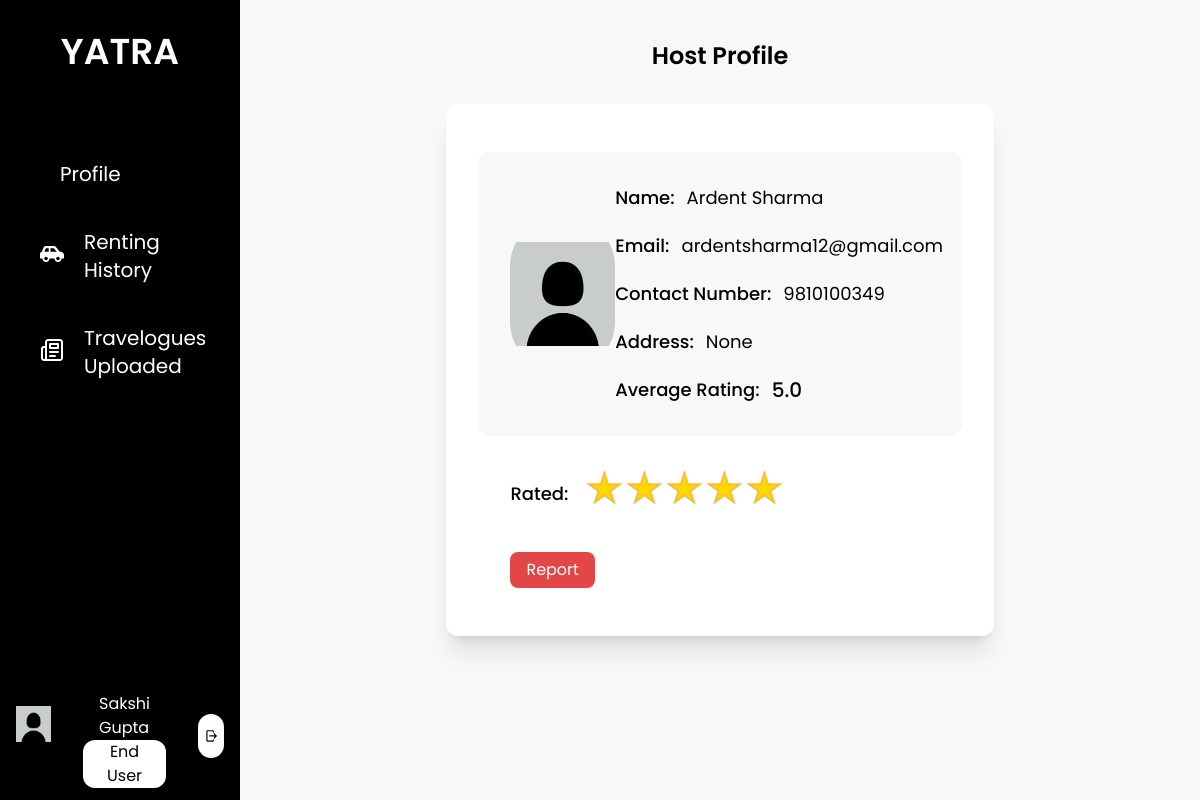
Page /viewprofilehost/11/26 (signed in) on the committed database.
### base/models.py (models this page shows, shortened)
class EndUser(models.Model):
    user = models.OneToOneField(User, on_delete=models.CASCADE, related_name="enduser")
    first_name = models.CharField(max_length=25)
    last_name = models.CharField(max_length=25)
    email = models.EmailField()
    phone_number = models.CharField(max_length=10)
    citizenship_id = models.CharField(max_length=20, null= True, blank=True)
    citizenship = models.ImageField(upload_to='enduser/profile',  default='default_photo.jpg')
    license_no = models.CharField(max_length=20, null= True, blank=True)
    license = models.ImageField(upload_to='enduser/profile',  default='default_photo.jpg')
    pic = models.ImageField(upload_to='enduser/profile', default='default_profile.jpg')
    is_approved = models.CharField(max_length=10, choices=status, default="Pending")
    is_blocked = models.BooleanField(default=False)

class Host(models.Model):
    user = models.OneToOneField(User, on_delete=models.CASCADE, related_name="host")
    first_name = models.CharField(max_length=25)
    last_name = models.CharField(max_length=25)
    email = models.EmailField()
    phone_number = models.CharField(max_length=10)
    address = models.CharField(max_length=100, null= True, blank=True)
    citizenship_id = models.CharField(max_length=20, null= True, blank=True)
    citizenship = models.ImageField(upload_to='host/profile', default='default_photo.jpg')
    pic = models.ImageField(upload_to='host/profile', default='default_profile.jpg')
    is_approved = models.CharField(max_length=10, choices=status, default="Pending")
    is_blocked = models.BooleanField(default=False)

### base/decorators.py (the view)
        def wrapper_func(request, *args, **kwargs):
            group = None
            if request.user.groups.exists():
                group = request.user.groups.all()[0].name
            if group in allowed_roles:
                return view_func(request, *args, **kwargs)
            else:
                return render(request, '403.html', status=403)

### base/templatetags/user_group.py (called while the page is built)
@register.filter(name='has_group')
def has_group(user, group_name):
    return user.groups.filter(name=group_name).exists()

### base/views.py (called while the page is built)
@allowed_users(allowed_roles=['enduser'])
def view_profile_host(request, pk, fk):
    host = Host.objects.get(id=pk)
    vehicles = Vehicle.objects.filter(host=host)
    rent = Rents.objects.get(id=fk)
    ratings = RateRent.objects.filter(rent__vehicle__host=host).aggregate(avg=Avg('rating'))
    try:
        rate = RateRent.objects.get(rent__id=fk)
        form = None
    except:
        rate = None
        form = RateRentForm()
    context={
        'host':host,
        'vehicles':vehicles,
        'rate':rate,
        'rent':rent.id,
        'form':form,
        'ratings':ratings['avg']
    }
    return render(request, 'enduser/host_profile.html', context)

### base/templates/enduser/host_profile.html (shortened to what this page needs)
{% extends 'base/base.html' %}
{% load static %}
{% load user_group %}
{% block content %}
<div class="flex flex-col h-screen px-6 py-10 w-full bg-theme">
    <p class="text-center text-2xl font-semibold pt pb-8">Host Profile</p>
    <div class="bg-white h-auto flex flex-col w-3/5 mx-auto py-12 rounded-xl shadow-xl">
        <div class="flex flex-row h-auto bg-theme p-8 mx-8 rounded-xl">
            <div class="w-1/4 flex items-center  h-full">
                <img src="{{ host.pic.url }}" style="object-fit: contain" alt="" class="w-40 h-40 object-cover rounded-full ">
            </div>
            <div class="flex flex-col w-3/4 text-lg">
                <div class="flex mb-5">
                    <p class="font-medium">Name:</p>
                    <p class="ml-3">{{ host.first_name }} {{ host.last_name }}</p>
                </div>
                <div class="flex mb-5">
                    <p class="font-medium">Email:</p>
                    <p class="ml-3">{{ host.email }}</p>
                </div>
                <div class="flex mb-5">
                    <p class="font-medium">Contact Number:</p>
                    <p class="ml-3">{{ host.phone_number}}</p>
                </div>
                <div class="flex mb-5">
                    <p class="font-medium">Address:</p>
                    <p class="ml-3">{{ host.address }}</p>
                </div>
                <div class="flex">
                    {% if ratings %}
                        <p class="font-medium">Average Rating: </p>
                        <p class="ml-3 font-medium text-xl">{{ ratings }}</p>
                    {% endif %}
                </div>
            </div>
        </div>
        <div class="flex  p-8 mx-8">
            {% if not rate %}
            <div>
                <form action="{% url 'rate_rent' rent %}" method="get" style="margin-bottom: 0px;">
                    <fieldset class="star-rating">
                    <input name="rating" value="1" type="radio" id="rating1">
                    <label for="rating1">
                        <span class="hide-visually">1 Star</span>
                        <span aria-hidden="true" class="star">★</span>
                    </label>
                    <input name="rating" value="2" type="radio" id="rating2">
                    <label for="rating2">
                        <span class="hide-visually">2 Stars</span>
                        <span aria-hidden="true" class="star">★</span>
                    </label>
                    <input name="rating" value="3"  checked type="radio" id="rating3">
                    <label for="rating3">
                        <span class="hide-visually">3 Stars</span>
                        <span aria-hidden="true" class="star">★</span>
                    </label>
                    <input name="rating" value="4" type="radio" id="rating4">
                    <label for="rating4">
                        <span class="hide-visually">4 Stars</span>
                        <span aria-hidden="true" class="star">★</span>
                    </label>
                    <input name="rating" value="5" type="radio" id="rating5">
                    <label for="rating5">
                        <span class="hide-visually">5 Stars</span>
                        <span aria-hidden="true" class="star">★</span>
                    </label>
                    </fieldset>
                     <div class="ml-2 mt-1">
                        <button type="submit" class="bg-custom-green px-4 py-1.5 mr-4  text-white rounded-lg">Rate</button>
                    </div>
                </form>
            </div>
            {% else %}
                <div class="py-3 font-medium text-lg mr-4">Rated:</div>
                <fieldset class="star-rating">
                    <label for="rating1">
                        <span aria-hidden="true" class="star">★</span>
                    </label>
                    <label for="rating2">
                        <span aria-hidden="true" class="star">★</span>
                    </label>
                    <label for="rating3">
                        <span aria-hidden="true" class="star">★</span>
                    </label>
                    <label for="rating4">
                        <span aria-hidden="true" class="star">★</span>
                    </label>
                    <label for="rating5">
                        <span aria-hidden="true" class="star">★</span>
                    </label>
                </fieldset>
            {% endif %}
        </div>
        <div class="flex w-full mx-16">
            <form action="{% url 'report_user' to=host.user_id %}" method="get" style="margin-bottom: 0px;">
                <button type="submit" class="bg-danger px-4 py-1.5 mr-4 mb-0 text-white rounded-lg">Report</button>
            </form>
        </div>
    </div>
</div>
{% endblock content %}

### base/templates/base/base.html (shortened to what this page needs)
{% load static tailwind_tags %}
{% load user_group %}
<html lang="en">
<head>
    {% tailwind_css %}
</head>
<body class="font-poppins min-h-screen">
    <div class="flex flex-row">
        <div class="flex w-1/5 bg-black h-screen text-white">
            <div class="w-full relative">
                <div class="flex justify-center pb-8">
                    <a href="{% url 'home' %}" class="py-8">
                        <span class="text-4xl text-center font-semibold">YATRA</span>
                    </a>
                </div>
                {% if user|has_group:'enduser' %}
                <div class="text-xl">
                    {% with request.resolver_match.url_name as url_name %}
                    <ul class="px-4">
                        <a href="{% url 'enduser_profile' %}" class="nav-bar-items {% if url_name == 'enduser_profile' or url_name == 'enduser_update_profile' or url_name == 'enduser_upload_documents' %}active{% endif %}">
                            <li class="nav-bar-li">
                                Profile
                            </li>
                        </a>
                        <a href="{% url 'renting_history' %}" class="nav-bar-items {% if url_name == 'renting_history' %}active{% endif %}">
                            <img src="{% static 'images/Vehicle.svg' %}" alt="">
                            <li class="nav-bar-li">
                               Renting History
                            </li>
                        </a>
                        <a href="{% url 'travelogues_uploaded' %}" class="nav-bar-items {% if url_name == 'travelogues_uploaded' %}active{% endif %}">
                            <img src="{% static 'images/blog.svg' %}" alt="">
                            <li class="nav-bar-li ">
                               Travelogues Uploaded
                            </li>
                        </a>
                    </ul>
                    {% endwith %}
                </div>
                <div class="flex flex-row absolute bottom-0 justify-evenly py-3 px-4 w-full">
                    <a href="{% url 'enduser_profile' %}" class=" ">
                        <img src="{% static 'images/default_profile.jpg' %}" style="object-fit: contain" alt="" class="w-20 h-20 object-cover rounded-full ">
                    </a>
                    <div class="flex flex-col px-8 justify-evenly">
                        <p class="text-generalBackground px-4 mt-2 ">{{ user.enduser.first_name }} {{ user.enduser.last_name }}</p>
                        <p class="text-gray px-4 text-center rounded-xl bg-white text-black py-0.75 ">End User</p>
                    </div>
                    <div class="ml-auto my-auto flex-end p-1.5 bg-white rounded-full">
                        <a href="{% url 'logout' %}">
                            <img src="{% static 'images/logout.svg' %}" alt="" class="h-8">
                        </a>
                    </div>
                </div>
                {% endif %}
            </div>
        </div>
        <div class="flex w-4/5 h-screen relative overflow-y-auto">
            {% block content %}
            {% endblock content%}
        </div>
    </div>
</body>
</html>

### base/templates/enduser/host_profile.html (style rules this page uses)
.star-rating { font-size: 40px; display: inline-flex; padding: 0; }
.star-rating label { cursor: pointer; line-height: 1em; text-align: center; }
.star-rating label .star { height: 1em; width: 1em; display: inline-block; }
.star-rating>label { -webkit-text-stroke: 2px rgb(246, 190, 60); }
.star-rating input:checked~label>span.star, .star-rating>label:hover~input~label>span.star { color: #fff; }
.star-rating span.star, .star-rating:hover>input+label>span.star, .star-rating>input:checked+label>span.star, .star-rating>input~label:hover>span.star { color: gold; }

### rows in the picture
Host: pic (placeholder picture), first_name "Ardent", last_name "Sharma", email "ardentsharma12@gmail.com", phone_number "9810100349", address "None"

### other values in the picture
{{ user.enduser.first_name }} "Sakshi"
{{ user.enduser.last_name }} "Gupta"
{{ ratings }} "5.0"
